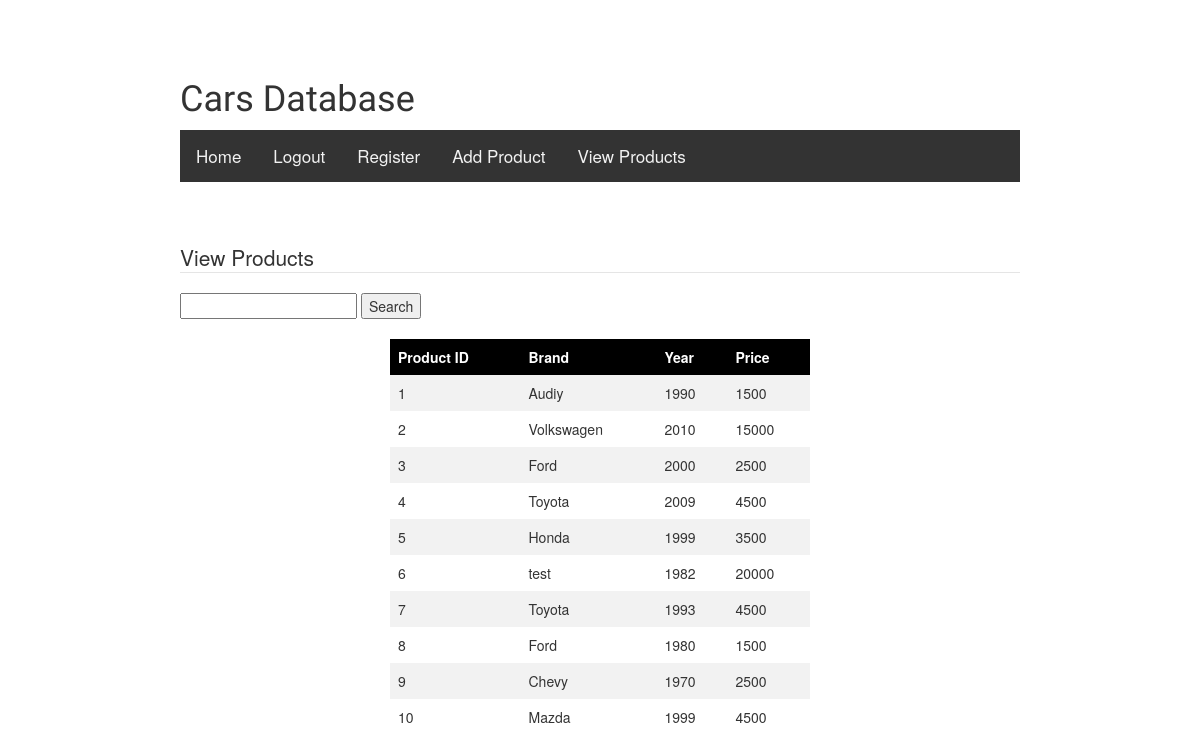
The page /viewProducts.php (signed in) on the database its author committed.
### tables this page shows
CREATE TABLE `tblCars` (
  `Product ID` int(3) NOT NULL,
  `Brand` varchar(50) NOT NULL,
  `Year` int(4) NOT NULL,
  `Price` int(9) NOT NULL
);

### viewProducts.php (the view, shortened to what this page needs)
<!DOCTYPE html>
<html>
<head>
    <link rel="stylesheet" href="https://maxcdn.bootstrapcdn.com/bootstrap/3.3.7/css/bootstrap.min.css">
    <link rel="stylesheet" type="text/css" href="style.css">
</head>
<body>
<div id="wrapper">
    <?php
    require_once 'header.php';
    ?>
    <br><br><br>
    <fieldset>
        <legend>View Products</legend>
        <form action="searchResult.php" method="post">
            <input type="text" name="search-field">
            <input type="submit" value="Search" name="search"><br><br>
        </form>
    </fieldset>
    <?php
    require_once "config.php";
    $query = "select * from tblCars";
    $result = mysqli_query($conn, $query);
    if (mysqli_num_rows($result) > 0)
    {
        echo "<table id='products'>";
        echo "<tr><th>Product ID</th>";
        echo "<th>Brand</th>";
        echo "<th>Year</th>";
        echo "<th>Price</th></tr>";
        $i = 1;
        while ($row = mysqli_fetch_assoc($result))
        {
            echo "<tr><td>$i</td>";
            echo "<td>" . $row['Brand'] . "</td>";
            echo "<td>" . $row['Year'] . "</td>";
            echo "<td>" . $row['Price'] . "</td></tr>";
            $i++;
        }
        echo "</table>";
    }
    else
    {
        echo "<h3>The table is empty.</h3>";
    }
    ?>
</div>
</body>
</html>

### header.php (shortened to what this page needs)
<link rel="stylesheet" type="text/css" href="style.css">
<br><br><br>
<div class="heading">
    <h1>Cars Database</h1>
</div>
<div class="nav-bar">
    <a href="index.php">Home</a>
    <?php
    if (isset($_SESSION['username'])) {
        echo "<a href='logout.php'>Logout</a>";
    } else {
        echo "<a href='login.php'>Login</a>";
    }
    ?>
    <a href="register.php">Register</a>
    <a href="addProduct.php">Add Product</a>
    <a href="viewProducts.php">View Products</a>
</div>

### style.css (style rules this page uses)
#wrapper { width:70%; margin:auto; }
.nav-bar { overflow: hidden; background-color: #333; }
.nav-bar a { float: left; color: #f2f2f2; text-align: center; padding: 14px 16px; text-decoration: none; font-size: 17px; }
.heading { color: gray(); font-family: 'Archivo Black', sans-serif; }

### viewProducts.php (style rules this page uses)
table { border-collapse: collapse; width: 50%; margin: auto; }
th, td { text-align: left; padding: 8px; }
tr:nth-child(even) { background-color: #f2f2f2 }
th { background-color: black; color: white; }

### rows shown on the page
tblcars: Brand "Audiy", Year "1990", Price "1500"
tblcars: Brand "Volkswagen", Year "2010", Price "15000"
tblcars: Brand "Ford", Year "2000", Price "2500"
tblcars: Brand "Toyota", Year "2009", Price "4500"
tblcars: Brand "Honda", Year "1999", Price "3500"
tblcars: Brand "test", Year "1982", Price "20000"
tblcars: Brand "Toyota", Year "1993", Price "4500"
tblcars: Brand "Ford", Year "1980", Price "1500"
tblcars: Brand "Chevy", Year "1970", Price "2500"
tblcars: Brand "Mazda", Year "1999", Price "4500"
